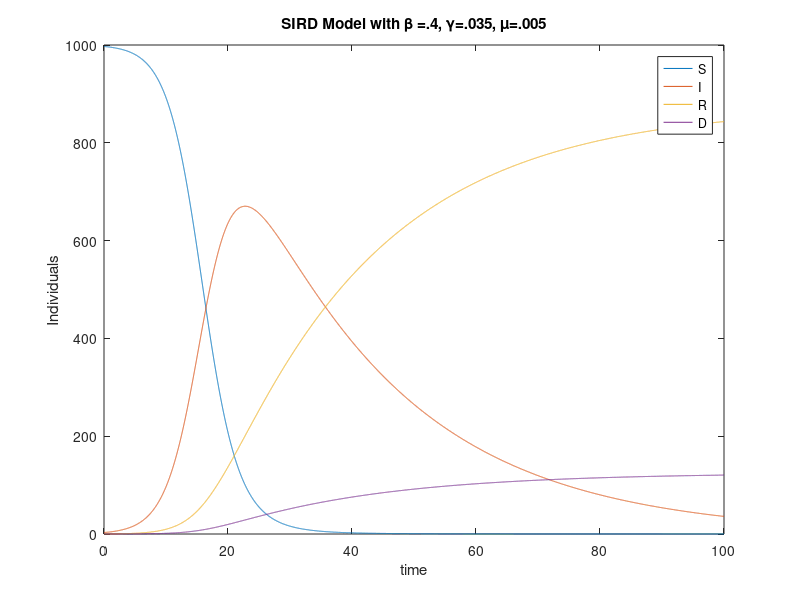

Source code (MATLAB):
%{
This script solves outputs a graph of the SIRD model using Euler's method.

The system of DEs is:
dS/dt=-B*I*S/N
dI/dt=B*I*S/N-GI-MI
dR/dt=GI
dD/dt=MI

S is susceptible
I is infected
R is recovered
D is dead
N is total population

At any time, S+I+R+D=N
and dS/dt+dI/dt+dR/dt+dD/dt=0

%}

clear;
N=1000; % Population size
h=.01; % Step size

I(1)=3; % initial infected
S(1)=N-I(1); % initial susceptible
D(1)=0; % intial dead
R(1)=0; % intial recovered

B=.4; % this is beta
G=.035; % this is gamma
M=.005; % this is mu

n=10000; % number of t-values
t_max=h*n; % adjust n and h to adjust t_max

t=0:h:t_max;

for i=1:n
    S(i+1)=S(i)+h*(-1*B*I(i)*S(i))/N;
    I(i+1)=I(i)+h*((B*I(i)*S(i))/N-(G+M)*I(i));
    R(i+1)=R(i)+h*G*I(i);
    D(i+1)=D(i)+h*M*I(i);
end

plot(t,S,t,I,t,R,t,D)
legend('S','I','R','D');
xlabel('time');
ylabel('Individuals');
title('SIRD Model with \beta =.4, \gamma=.035, \mu=.005');
